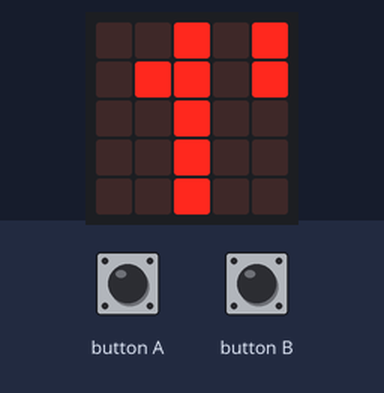
Bench run of a program on a simulated BBC micro:bit (MakeCode). Shown: the board's 5×5 LED display. The test bench sets the inputs (shaded band). A reset restarts the program.

Above: at 1.6 s.
1.7 s: button A pressed for 0.15 s
At 2.5 s:
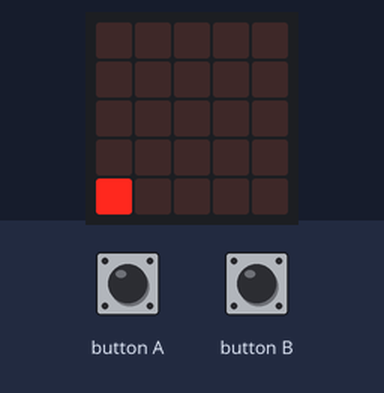
3.3 s: button B pressed for 0.15 s
At 5.1 s:
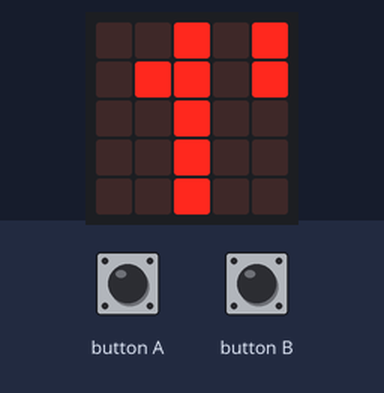
Timing chart, 0 to 6.6 s (numbered marks = the images above; inputs shaded):
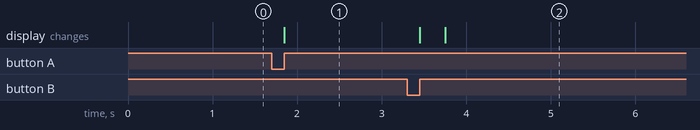

Measured:
- after the input at 1.7 s, the display: changes after 0.15 s (image 1)
- after the input at 3.3 s, the display: first changes after 0.15 s (image 2 shows a later state)

The program:

main.ts
```typescript
input.onButtonPressed(Button.A, function () {
    basic.showLeds(`
        . . . . .
        . . . . .
        . . . . .
        . . . . .
        # . . . .
        `)
    basic.pause(12000)
    basic.showLeds(`
        . . . . .
        . . . . .
        . . . . .
        . . . . .
        # # . . .
        `)
    basic.pause(12000)
    basic.showLeds(`
        . . . . .
        . . . . .
        . . . . .
        . . . . .
        # # # . .
        `)
    basic.pause(12000)
    basic.showLeds(`
        . . . . .
        . . . . .
        . . . . .
        . . . . .
        # # # # .
        `)
    basic.pause(12000)
    basic.showLeds(`
        . . . . .
        . . . . .
        . . . . .
        . . . . .
        # # # # #
        `)
    basic.pause(12000)
    music.play(music.stringPlayable("C D E F G A B C5 ", 120), music.PlaybackMode.UntilDone)
})
input.onButtonPressed(Button.B, function () {
    control.reset()
})
basic.showLeds(`
    . . # . #
    . # # . #
    . . # . .
    . . # . .
    . . # . .
    `)
basic.forever(function () {

})
```

test.ts
```typescript
// les tests vont ici ; cela ne sera pas compilé si ce paquet est utilisé en tant qu'extension.
```
